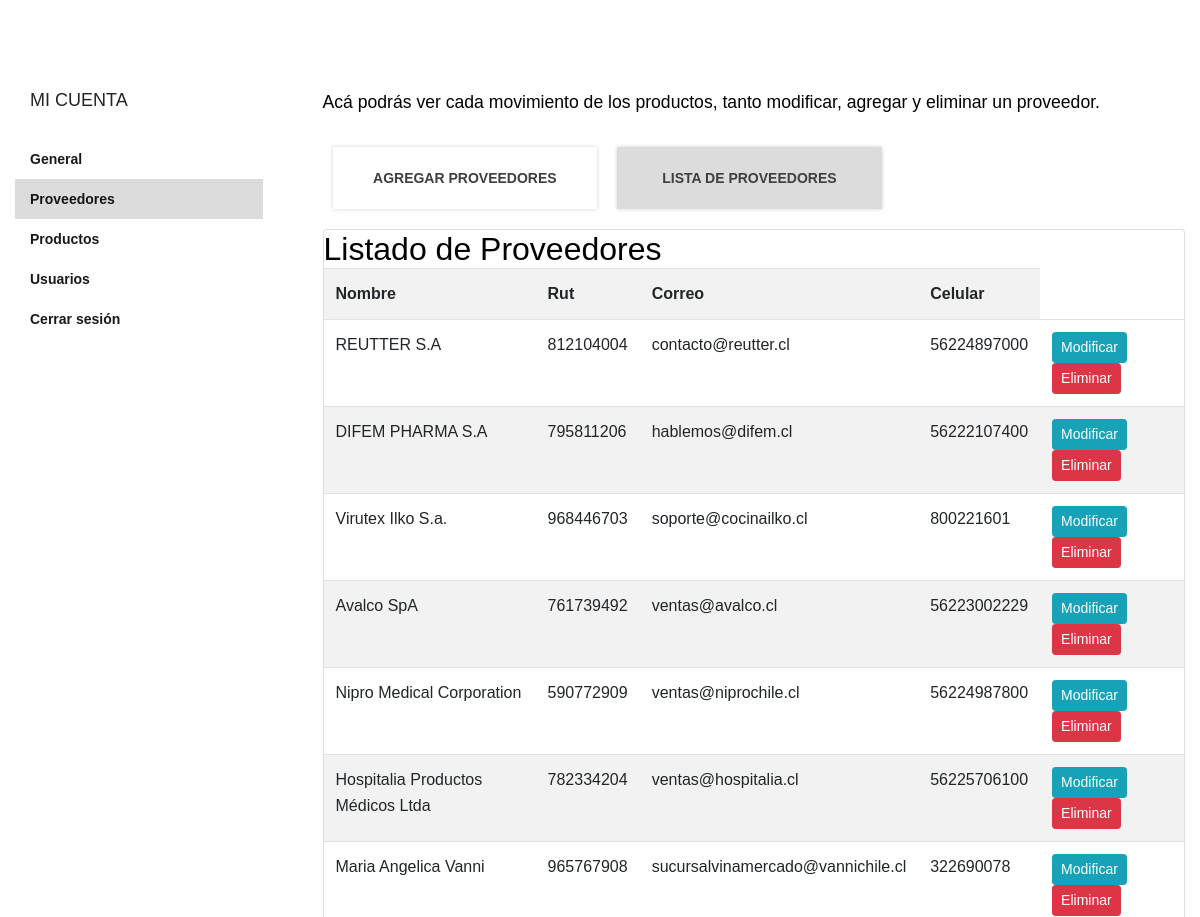
The page /crud-provee/listar-proveedor/ (middle part) on the database as committed earlier.
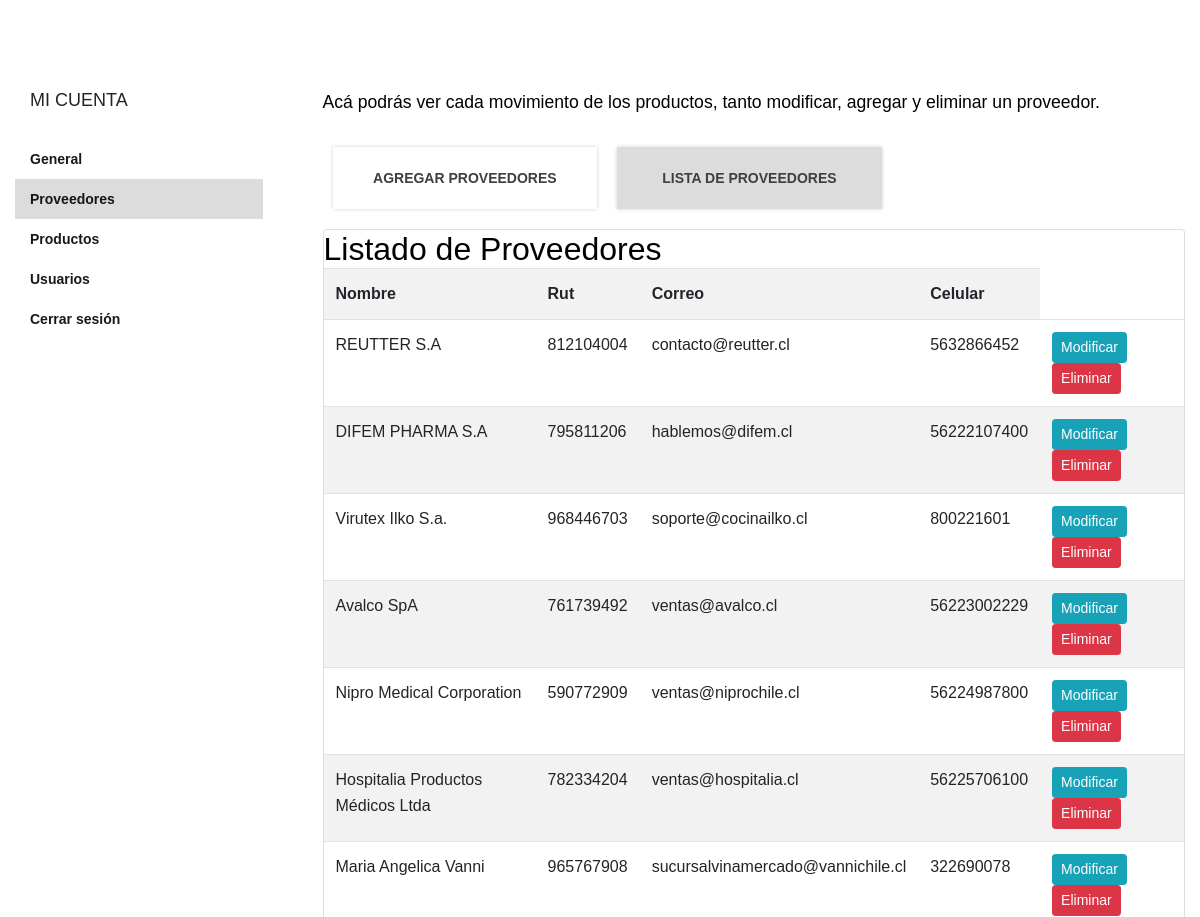
The same page on the database as committed later.
### insucon/models.py (models this page shows, shortened)
class Proveedor(models.Model):
    nombre = models.CharField(max_length=50 )
    rut = models.IntegerField()
    correo = models.EmailField()
    celular = models.IntegerField()

### insucon/views.py (the view)
# urls.py: path('crud-provee/listar-proveedor/', listar_proveedores, name="listar_proveedor"),
def listar_proveedores(request):
    proveedores = Proveedor.objects.all()
    data={
        'proveedores': proveedores
    }
    return render(request, 'crud-provee/listar_provee.html', data)

### insucon/context_processors.py (called while the page is built)
def total_carrito(request):
    total = 0
    if "carrito" in request.session.keys():
        for key, value in request.session["carrito"].items():
            total += int(value["acumulado"])
    return {"total_carrito": total}

### insucon/templates/crud-provee/listar_provee.html (shortened to what the changed rows need)
<!DOCTYPE html>
<html lang="es-CL">
  <head>
    {% load static %}
    <link rel="stylesheet icon" href="{% static 'img/cora-ico.png' %}">
    {%load static %}
    <link rel="stylesheet" href="{% static 'css/estilos.css' %}">
    <link rel="stylesheet" href="{% static 'css/style.css' %}">
<link rel="stylesheet" href="https://cdn.jsdelivr.net/npm/bootstrap@4.6.2/dist/css/bootstrap.min.css">
    <link rel="stylesheet" href="{% static 'css/estilos.css' %}">
  </head>
  <body>
    {%load static %}
    <div>
      {%load static %}
      <link rel="stylesheet" href="{% static 'css/home.css' %}">
      <div class="home-container">
        <br><br><br>
        <div class="home-main">
          <div class="section-container column">
            <div class="row">
              {%load static %}
            <div style="flex:1 0 75%;max-width:75%;width: 75%;padding:10px 30px;box-sizing:border-box;margin:0px;border:0px none rgb(86, 86, 86);vertical-align:baseline;font-style:normal;font-variant:normal;font-weight:400;font-stretch:100%;line-height:25.6px;font-family:'DM Sans', Arial, Helvetica, sans-serif;font-optical-sizing:auto;font-kerning:auto;font-feature-settings:normal;font-variation-settings:normal;font-size:16px;">
              <div class="mx-auto" style="display:flex;flex-flow:row wrap;margin-top:30px;margin-left:-10px;margin-right:-10px;box-sizing:border-box;margin:30px -10px 0px;padding:0px;border:0px none rgb(86, 86, 86);vertical-align:baseline;font-style:normal;font-variant:normal;font-weight:400;font-stretch:100%;line-height:25.6px;font-family:'DM Sans', Arial, Helvetica, sans-serif;font-optical-sizing:auto;font-kerning:auto;font-feature-settings:normal;font-variation-settings:normal;font-size:16px;">
                  <div class="card mx-auto">
                    <card class="body">
                        <h2>Listado de Proveedores</h2>
                        <table class=" table table-striped table-hover table-responsive-sm">
                            <tr>
                                <th>Nombre</th>
                                <th>Rut</th>
                                <th>Correo</th>
                                <th>Celular</th>
                            </tr>
                            {% for pro in proveedores %}
                            <tr>
                                <td>{{ pro.nombre }}</td>
                                <td>{{ pro.rut }}</td>
                                <td>{{ pro.correo }}</td>
                                <td>{{ pro.celular }}</td>
                                <td>
                                    <a href="{% url 'modificar_proveedor' pro.id %}" class="btn btn-info btn-sm">Modificar</a>
                                    <a href="{% url 'eliminar_proveedor' pro.id %}" class="btn btn-danger btn-sm">Eliminar</a>
                                </td>
                            </tr>
                            {% endfor %}
                        </table>
                    </card>
                </div>
              </div>
          </div>
        </div>
        </div>
        </div>
        <br>
      </div>
    </div>
  </body>
</html>

Rows that differ between the two databases and show on the page:
changed Proveedor "REUTTER S.A": celular "56224897000" → "5632866452"
